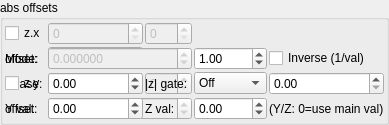
       <widget class="QGroupBox" name="groupBox_3">
        <property name="title">
         <string>abs offsets</string>
        </property>
        <layout class="QVBoxLayout" name="verticalLayout_5" stretch="0">
         <property name="spacing">
          <number>2</number>
         </property>
         <property name="leftMargin">
          <number>2</number>
         </property>
         <property name="topMargin">
          <number>2</number>
         </property>
         <property name="rightMargin">
          <number>2</number>
         </property>
         <property name="bottomMargin">
          <number>2</number>
         </property>
         <item>
          <layout class="QGridLayout" name="gridLayout_10" columnstretch="0,1,1">
           <property name="spacing">
            <number>2</number>
           </property>
           <item row="3" column="1" colspan="2">
            <widget class="MyDoubleSpinBox" name="spinbox_transf_offsetD_0">
             <property name="enabled">
              <bool>false</bool>
             </property>
             <property name="sizePolicy">
              <sizepolicy hsizetype="Minimum" vsizetype="Maximum">
               <horstretch>0</horstretch>
               <verstretch>0</verstretch>
              </sizepolicy>
             </property>
             <property name="prefix">
              <string/>
             </property>
             <property name="suffix">
              <string/>
             </property>
             <property name="decimals">
              <number>6</number>
             </property>
             <property name="minimum">
              <double>-99.989999999999995</double>
             </property>
             <property name="maximum">
              <double>99.989999999999995</double>
             </property>
             <property name="singleStep">
              <double>0.100000000000000</double>
             </property>
            </widget>
           </item>
           <item row="2" column="1">
            <widget class="MySpinBox" name="spinboxInt_transf_start_iterations_D">
             <property name="enabled">
              <bool>false</bool>
             </property>
             <property name="sizePolicy">
              <sizepolicy hsizetype="Minimum" vsizetype="Maximum">
               <horstretch>0</horstretch>
               <verstretch>0</verstretch>
              </sizepolicy>
             </property>
             <property name="maximum">
              <number>999</number>
             </property>
            </widget>
           </item>
           <item row="3" column="0">
            <widget class="QLabel" name="label_38">
             <property name="text">
              <string>offset:</string>
             </property>
            </widget>
           </item>
           <item row="0" column="1">
            <widget class="MySpinBox" name="spinboxInt_transf_start_iterations_C">
             <property name="enabled">
              <bool>false</bool>
             </property>
             <property name="sizePolicy">
              <sizepolicy hsizetype="Minimum" vsizetype="Maximum">
               <horstretch>0</horstretch>
               <verstretch>0</verstretch>
              </sizepolicy>
             </property>
             <property name="maximum">
              <number>999</number>
             </property>
            </widget>
           </item>
           <item row="2" column="2">
            <widget class="MySpinBox" name="spinboxInt_transf_stop_iterations_D">
             <property name="enabled">
              <bool>false</bool>
             </property>
             <property name="sizePolicy">
              <sizepolicy hsizetype="Minimum" vsizetype="Maximum">
               <horstretch>0</horstretch>
               <verstretch>0</verstretch>
              </sizepolicy>
             </property>
             <property name="maximum">
              <number>999</number>
             </property>
            </widget>
           </item>
      <item row="1" column="0">
       <widget class="QLabel"><property name="text"><string>Mode:</string></property></widget>
      </item>
      <item row="1" column="1">
       <widget class="MyComboBox" name="comboBox_transf_multiplier_value_mode_3">
        <item><property name="text"><string notr="true">Constant</string></property></item>
        <item><property name="text"><string notr="true">Sine</string></property></item>
        <item><property name="text"><string notr="true">Ramp</string></property></item>
        <item><property name="text"><string notr="true">Exponential</string></property></item>
        <item><property name="text"><string notr="true">Triangle</string></property></item>
        <item><property name="text"><string notr="true">Square</string></property></item>
        <item><property name="text"><string notr="true">Smoothstep</string></property></item>
        <item><property name="text"><string notr="true">Noise</string></property></item>
        <item><property name="text"><string notr="true">Ping-pong</string></property></item>
        <item><property name="text"><string notr="true">Stepped</string></property></item>
       </widget>
      </item>
      <item row="1" column="2">
       <widget class="QLabel"><property name="text"><string>Freq:</string></property></widget>
      </item>
      <item row="1" column="3">
       <widget class="MyDoubleSpinBox" name="spinbox_transf_multiplier_frequency_3">
        <property name="minimum"><double>0.01</double></property><property name="maximum"><double>100.0</double></property>
        <property name="singleStep"><double>0.1</double></property><property name="value"><double>1.0</double></property>
       </widget>
      </item>
      <item row="1" column="4" colspan="2">
       <widget class="MyCheckBox" name="checkBox_transf_multiplier_inverse_3">
        <property name="text"><string>Inverse (1/val)</string></property>
       </widget>
      </item>
      <item row="2" column="0">
       <widget class="QLabel"><property name="text"><string>Phase:</string></property></widget>
      </item>
      <item row="2" column="1">
       <widget class="MyDoubleSpinBox" name="spinbox_transf_multiplier_phase_3">
        <property name="minimum"><double>-10.0</double></property><property name="maximum"><double>10.0</double></property>
        <property name="singleStep"><double>0.1</double></property><property name="value"><double>0.0</double></property>
       </widget>
      </item>
      <item row="2" column="2">
       <widget class="QLabel"><property name="text"><string>|z| gate:</string></property></widget>
      </item>
      <item row="2" column="3">
       <widget class="MyComboBox" name="comboBox_transf_multiplier_threshold_mode_3">
        <item><property name="text"><string notr="true">Off</string></property></item>
        <item><property name="text"><string notr="true">&gt; thresh</string></property></item>
        <item><property name="text"><string notr="true">&lt; thresh</string></property></item>
       </widget>
      </item>
      <item row="2" column="4" colspan="2">
       <widget class="MyDoubleSpinBox" name="spinbox_transf_multiplier_threshold_3">
        <property name="minimum"><double>0.0</double></property><property name="maximum"><double>1000.0</double></property>
        <property name="singleStep"><double>0.1</double></property><property name="value"><double>0.0</double></property>
       </widget>
      </item>
      <item row="3" column="0">
       <widget class="QLabel"><property name="text"><string>Y val:</string></property></widget>
      </item>
      <item row="3" column="1">
       <widget class="MyDoubleSpinBox" name="spinbox_transf_multiplier_scale_y_3">
        <property name="minimum"><double>-100.0</double></property><property name="maximum"><double>100.0</double></property>
        <property name="singleStep"><double>0.01</double></property><property name="value"><double>0.0</double></property>
       </widget>
      </item>
      <item row="3" column="2">
       <widget class="QLabel"><property name="text"><string>Z val:</string></property></widget>
      </item>
      <item row="3" column="3">
       <widget class="MyDoubleSpinBox" name="spinbox_transf_multiplier_scale_z_3">
        <property name="minimum"><double>-100.0</double></property><property name="maximum"><double>100.0</double></property>
        <property name="singleStep"><double>0.01</double></property><property name="value"><double>0.0</double></property>
       </widget>
      </item>
      <item row="3" column="4" colspan="2">
       <widget class="QLabel"><property name="text"><string notr="true">(Y/Z: 0=use main val)</string></property></widget>
      </item>
           <item row="1" column="1" colspan="2">
            <widget class="MyDoubleSpinBox" name="spinbox_transf_offsetC_0">
             <property name="enabled">
              <bool>false</bool>
             </property>
             <property name="sizePolicy">
              <sizepolicy hsizetype="Minimum" vsizetype="Maximum">
               <horstretch>0</horstretch>
               <verstretch>0</verstretch>
              </sizepolicy>
             </property>
             <property name="prefix">
              <string/>
             </property>
             <property name="suffix">
              <string/>
             </property>
             <property name="decimals">
              <number>6</number>
             </property>
             <property name="minimum">
              <double>-99.989999999999995</double>
             </property>
             <property name="maximum">
              <double>99.989999999999995</double>
             </property>
             <property name="singleStep">
              <double>0.100000000000000</double>
             </property>
            </widget>
           </item>
           <item row="0" column="2">
            <widget class="MySpinBox" name="spinboxInt_transf_stop_iterations_C">
             <property name="enabled">
              <bool>false</bool>
             </property>
             <property name="sizePolicy">
              <sizepolicy hsizetype="Minimum" vsizetype="Maximum">
               <horstretch>0</horstretch>
               <verstretch>0</verstretch>
              </sizepolicy>
             </property>
             <property name="maximum">
              <number>999</number>
             </property>
            </widget>
           </item>
           <item row="1" column="0">
            <widget class="QLabel" name="label_43">
             <property name="text">
              <string>offset:</string>
             </property>
            </widget>
           </item>
           <item row="2" column="0">
            <widget class="MyCheckBox" name="checkBox_transf_function_enabledD_false">
             <property name="text">
              <string notr="true">z.y</string>
             </property>
            </widget>
           </item>
           <item row="0" column="0">
            <widget class="MyCheckBox" name="checkBox_transf_function_enabledC_false">
             <property name="text">
              <string notr="true">z.x</string>
             </property>
            </widget>
           </item>
          </layout>
         </item>
        </layout>
       </widget>
